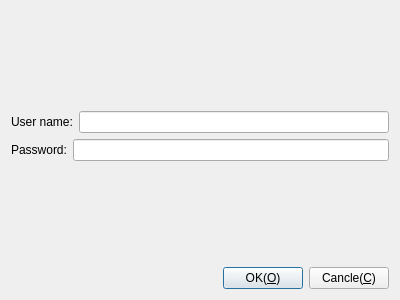
<?xml version="1.0" encoding="UTF-8"?>
<ui version="4.0">
 <class>CDlgPassword</class>
 <widget class="QDialog" name="CDlgPassword">
  <property name="geometry">
   <rect>
    <x>0</x>
    <y>0</y>
    <width>400</width>
    <height>300</height>
   </rect>
  </property>
  <property name="windowTitle">
   <string>Dialog</string>
  </property>
  <layout class="QGridLayout" name="gridLayout">
   <item row="0" column="0">
    <spacer name="verticalSpacer">
     <property name="orientation">
      <enum>Qt::Vertical</enum>
     </property>
     <property name="sizeHint" stdset="0">
      <size>
       <width>20</width>
       <height>86</height>
      </size>
     </property>
    </spacer>
   </item>
   <item row="1" column="0">
    <layout class="QHBoxLayout" name="horizontalLayout_2">
     <item>
      <widget class="QLabel" name="label">
       <property name="text">
        <string>User name:</string>
       </property>
       <property name="alignment">
        <set>Qt::AlignLeading|Qt::AlignLeft|Qt::AlignVCenter</set>
       </property>
      </widget>
     </item>
     <item>
      <widget class="QLineEdit" name="leName"/>
     </item>
    </layout>
   </item>
   <item row="2" column="0">
    <layout class="QHBoxLayout" name="horizontalLayout_3">
     <item>
      <widget class="QLabel" name="label_2">
       <property name="text">
        <string>Password:</string>
       </property>
       <property name="alignment">
        <set>Qt::AlignLeading|Qt::AlignLeft|Qt::AlignVCenter</set>
       </property>
      </widget>
     </item>
     <item>
      <widget class="QLineEdit" name="lePassword"/>
     </item>
    </layout>
   </item>
   <item row="3" column="0">
    <spacer name="verticalSpacer_2">
     <property name="orientation">
      <enum>Qt::Vertical</enum>
     </property>
     <property name="sizeHint" stdset="0">
      <size>
       <width>20</width>
       <height>85</height>
      </size>
     </property>
    </spacer>
   </item>
   <item row="4" column="0">
    <layout class="QHBoxLayout" name="horizontalLayout">
     <item>
      <spacer name="horizontalSpacer">
       <property name="orientation">
        <enum>Qt::Horizontal</enum>
       </property>
       <property name="sizeHint" stdset="0">
        <size>
         <width>40</width>
         <height>20</height>
        </size>
       </property>
      </spacer>
     </item>
     <item>
      <widget class="QPushButton" name="pbOk">
       <property name="text">
        <string>OK(&amp;O)</string>
       </property>
      </widget>
     </item>
     <item>
      <widget class="QPushButton" name="pbCancle">
       <property name="text">
        <string>Cancle(&amp;C)</string>
       </property>
      </widget>
     </item>
    </layout>
   </item>
  </layout>
 </widget>
 <resources/>
 <connections/>
</ui>
